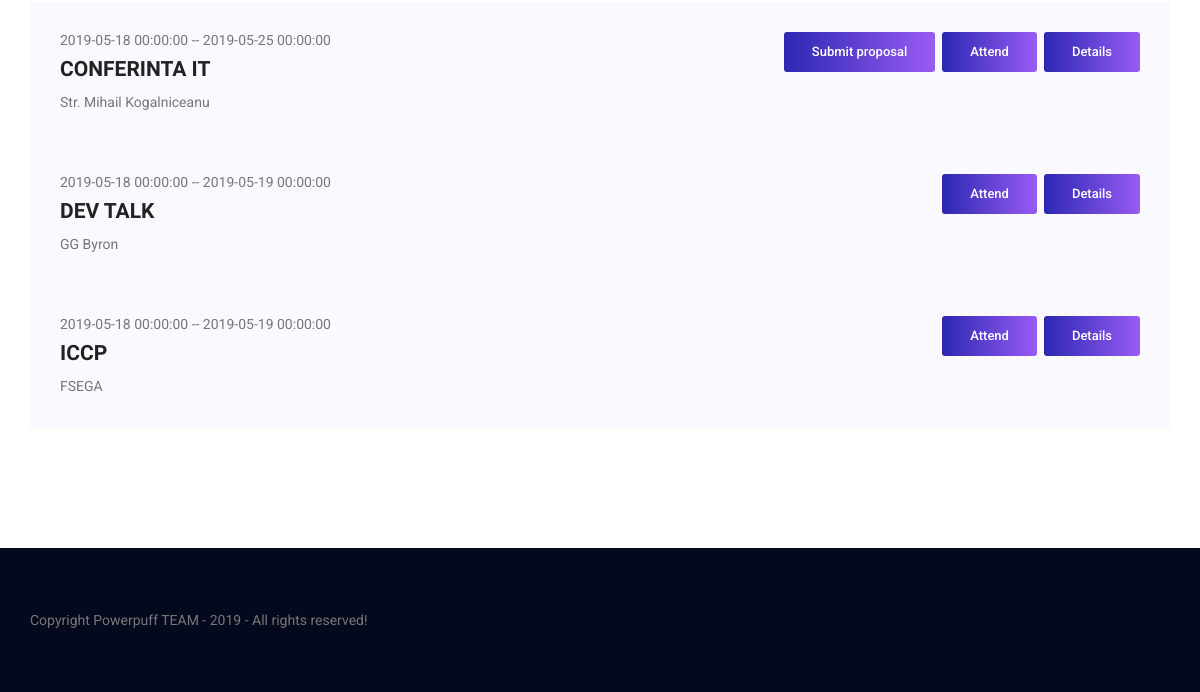
Before: / (lower part) with the older database file.
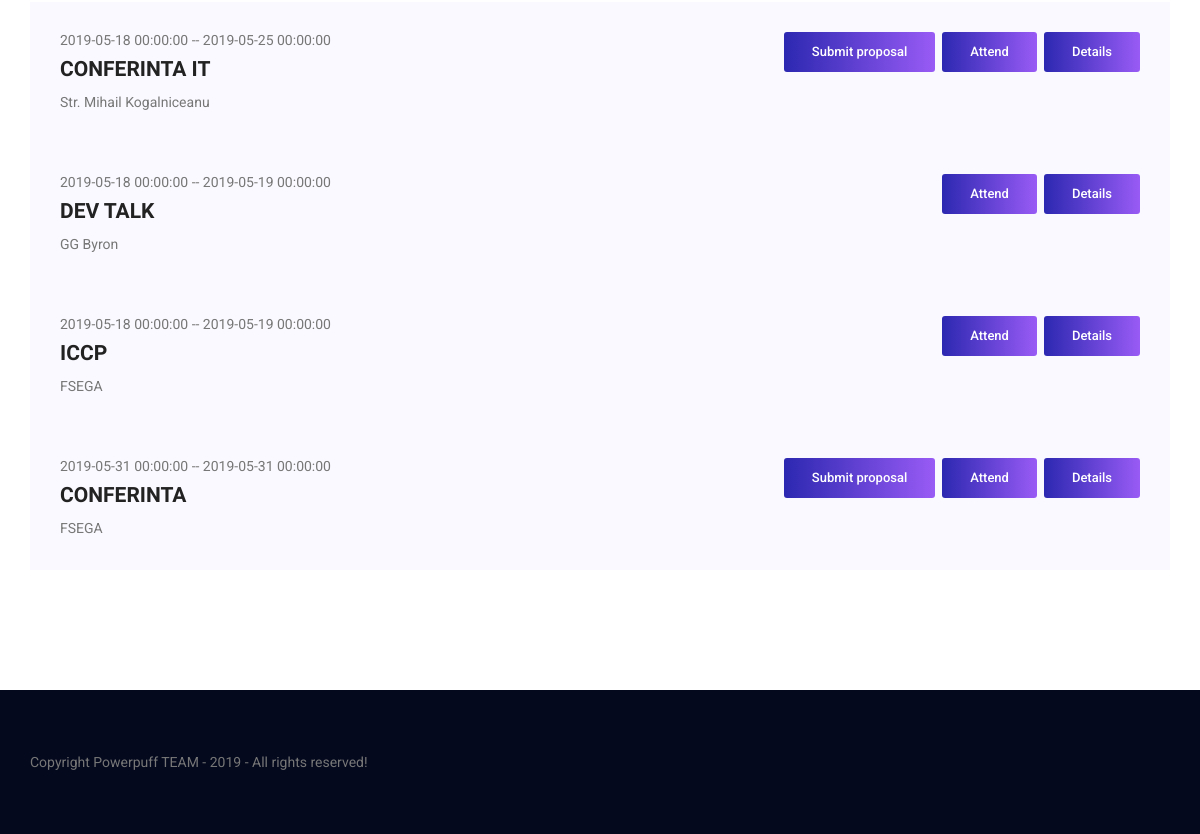
After: the same page with the newer database file.
### tables this page shows
CREATE TABLE `conference` (
  `id` int(11) NOT NULL,
  `name` varchar(255) DEFAULT NULL,
  `date_start` datetime NOT NULL,
  `date_end` datetime NOT NULL,
  `location` text NOT NULL,
  `no_participants` int(11) NOT NULL,
  `no_speakers` int(11) NOT NULL,
  `abstract_deadline` datetime DEFAULT NULL,
  `bidding_deadline` datetime DEFAULT NULL,
  `paper_deadline` datetime NOT NULL
);

### application/controllers/Home.php (called while the page is built, shortened)
<?php
class Home extends CI_Controller {
	public function index() {
		$this->load->model('conference_model', 'confm');
		$data['confs'] = $this->confm->get_all_conferences();
		$this->load->view('header');
		$this->load->view('home', $data);
		$this->load->view('footer');
	}
}

### index.php (called while the page is built, shortened)
<?php
require_once BASEPATH.'core/CodeIgniter.php';

### application/models/Conference_model.php (called while the page is built, shortened)
<?php
class Conference_model extends CI_Model {
	public function __construct() {
		$this->db = $this->load->database('default', True);
	}
	public function get_all_conferences() {
		$this->db->select('c.*');
		$this->db->from('conference c');
		return $this->db->get()->result_array();
	}
}

### application/views/home.php (the view, shortened to what this page needs)
<section class="event_schedule_area p_120">
	<div class="container">
		<div class="event_schedule_inner">
			<div class="tab-content" id="myTabContent">
				<div class="tab-pane fade show active" id="home" role="tabpanel" aria-labelledby="home-tab">
					<?php if(isset($confs)): ?>
						<?php foreach ($confs as $conf):?>
							<div class="media">
								<div class="media-body">
									<h5><?= $conf['date_start'] ?> -- <?= $conf['date_end'] ?></h5>
									<h4><?= $conf['name'] ?></h4>
									<p><?= $conf['location'] ?></p>
								</div>
								<?php if($conf['paper_deadline'] > date("Y-m-d H:i:s")): ?>
	                            	<a href="<?=base_url()?>submitter/submit/<?=$conf['id']?>" class="tickets_btn buton_submit">Submit proposal</a> &nbsp;&nbsp;
	                            <?php endif; ?>
	                            <a href="<?=base_url()?>login" class="tickets_btn buton_submit">Attend</a> &nbsp;&nbsp;
	                            <a href="<?=base_url()?>home/details/<?= $conf['id'] ?>" class="tickets_btn buton_submit">Details</a>
							</div>
						<?php endforeach; ?>
					<?php endif; ?>
				</div>
			</div>
		</div>
	</div>
</section>

Changed rows visible on the page:
added conference: date_start "2019-05-31 00:00:00", date_end "2019-05-31 00:00:00", name "CONFERINTA", location "FSEGA"
